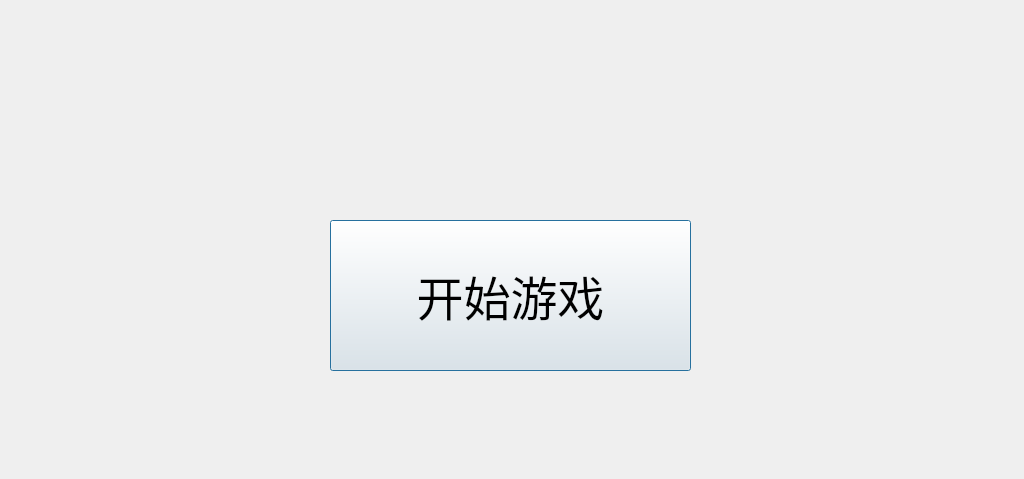
<?xml version="1.0" encoding="UTF-8"?>
<ui version="4.0">
 <class>StartDlg</class>
 <widget class="QDialog" name="StartDlg">
  <property name="geometry">
   <rect>
    <x>0</x>
    <y>0</y>
    <width>1024</width>
    <height>479</height>
   </rect>
  </property>
  <property name="windowTitle">
   <string>Start Issac</string>
  </property>
  <widget class="QPushButton" name="pushButton">
   <property name="geometry">
    <rect>
     <x>330</x>
     <y>220</y>
     <width>361</width>
     <height>151</height>
    </rect>
   </property>
   <property name="font">
    <font>
     <family>Microsoft YaHei</family>
     <pointsize>35</pointsize>
    </font>
   </property>
   <property name="text">
    <string>开始游戏</string>
   </property>
  </widget>
  <widget class="QLabel" name="label">
   <property name="geometry">
    <rect>
     <x>0</x>
     <y>0</y>
     <width>1024</width>
     <height>479</height>
    </rect>
   </property>
   <property name="text">
    <string/>
   </property>
   <property name="pixmap">
    <pixmap resource="res.qrc">:/res/startbg.jpg</pixmap>
   </property>
  </widget>
  <zorder>label</zorder>
  <zorder>pushButton</zorder>
 </widget>
 <resources>
  <include location="res.qrc"/>
 </resources>
 <connections>
  <connection>
   <sender>pushButton</sender>
   <signal>clicked()</signal>
   <receiver>StartDlg</receiver>
   <slot>accept()</slot>
   <hints>
    <hint type="sourcelabel">
     <x>137</x>
     <y>99</y>
    </hint>
    <hint type="destinationlabel">
     <x>207</x>
     <y>150</y>
    </hint>
   </hints>
  </connection>
 </connections>
</ui>
